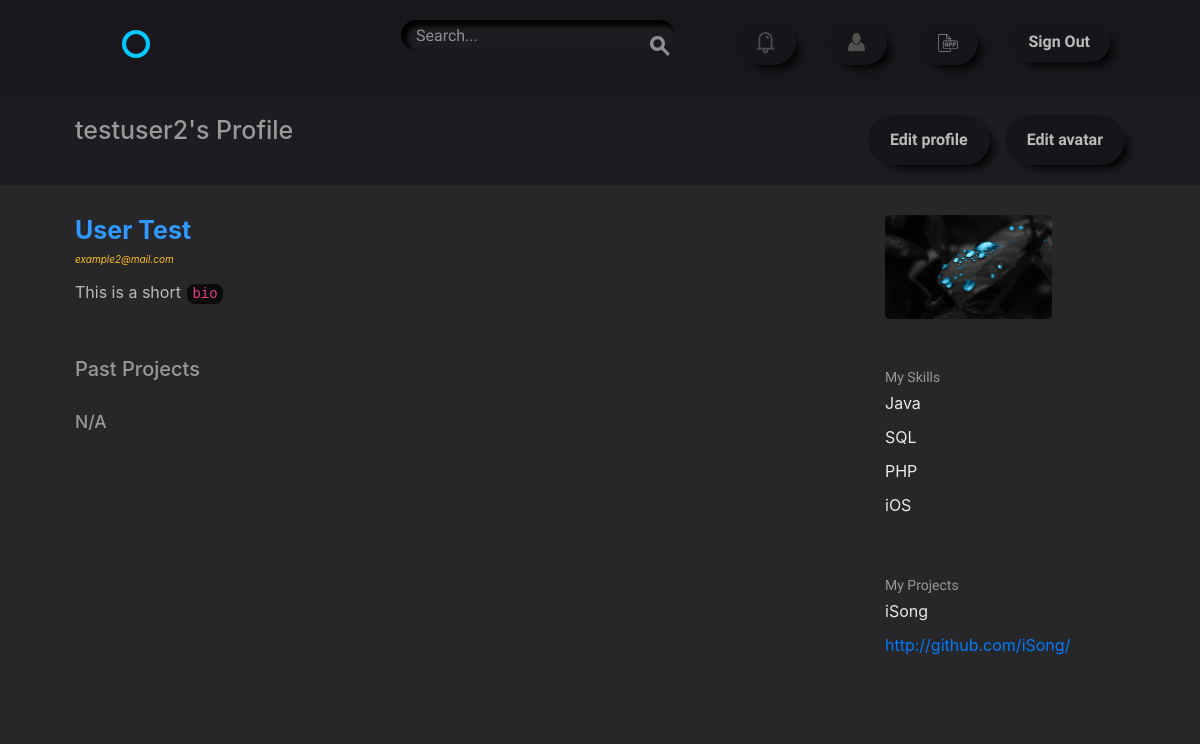
/accounts/profile/8/ (signed in), run on the app's committed database.
### accounts/models.py (models this page shows, shortened)
class User(AbstractBaseUser, PermissionsMixin):
    username = models.CharField(max_length=50, unique=True)
    email = models.EmailField(unique=True)
    first_name = models.CharField(max_length=50)
    last_name = models.CharField(max_length=50)
    bio = models.TextField(default='')
    avatar = models.ImageField(upload_to='./user_avatar', blank=True)
    date_joined = models.DateTimeField(default=timezone.now)
    is_active = models.BooleanField(default=False)
    is_staff = models.BooleanField(default=False)
    objects = UserManager()
    USERNAME_FIELD = "email"
    REQUIRED_FIELDS = ['username']
    @property
    def full_name(self):
        return '{} {}'.format(self.first_name, self.last_name)
    def __str__(self):
        return self.username

class Skill(models.Model):
    user = models.ForeignKey(User, default='', related_name="profile_skills")
    name = models.CharField(max_length=50)
    def __str__(self):
        return self.name

class MyProject(models.Model):
    user = models.ForeignKey(settings.AUTH_USER_MODEL,
                             related_name='my_projects',
                             on_delete=models.CASCADE)
    name = models.CharField(max_length=200)
    url = models.URLField()

### accounts/views.py (the view)
# urls.py: url(r"profile/(?P<pk>\d+)/$", views.UserProfileView.as_view(),
class UserProfileView(PrM, TemplateView):
    template_name = "accounts/profile.html"
    context_object_name = "profile"
    prefetch_related = ['profile_skills', 'my_projects', 'projects', 'positions']
    def get(self, request, **kwargs):
        pk = kwargs.get('pk')
        profile = get_object_or_404(models.User, pk=pk)
        kwargs['profile'] = profile
        return super().get(request, **kwargs)
    def get_context_data(self, **kwargs):
        context = super().get_context_data(**kwargs)
        context['skills'] = context['profile'].profile_skills.all()
        context['my_projects'] = context['profile'].my_projects.all()
        context['past_projects'] = context['profile'].projects.all()
        return context

### projects/templatetags/extra_tags.py (called while the page is built)
@register.filter('mark_down')
def mark_down(text):
    html_body = markdown2.markdown(text)
    return mark_safe(html_body)

### accounts/templates/accounts/profile.html (shortened to what this page needs)
{% extends "layout.html" %}
{% load extra_tags %}
{% load static %}
{% block content %}
{% if user.is_authenticated and request.user == profile %}
<div class="circle--actions--bar action-bar">
    <div class="container">
        <div class="grid-100 d-flex justify-content-between">
            <div class="circle--fluid--cell circle--fluid--primary d-flex justify-content-between">
                <h1>{{ profile }}'s Profile</h1>
            </div>
            <div class="circle--fluid--cell circle--fluid--secondary d-flex justify-content-between">
                <a class="button nav_button" href="{% url 'accounts:profile_edit' %}">Edit profile</a>
                <a href="{% url 'accounts:avatar_edit' %}" class="button nav_button ml-4">Edit avatar</a>
            </div>
        </div>
    </div>
</div>
{% endif %}
<div class="bounds circle--page">
    <div class="grid-70">
        <div class="circle--article--body">
            <div class="d-flex justify-content-start">
                <h1 class="my-color"><strong>{{ profile.full_name }}</strong></h1>
            </div>
            <i class="user-info">{{ profile.email }}</i>
            <p>{{ profile.bio|mark_down }}</p>
        </div>
        <h2>Past Projects</h2>
        <table class="u-full-width circle--table">
            <tbody>
                {% if past_projects %}
                    {% for pro in past_projects %}
                        <tr class="clickable-row" data-href="project.html">
                            <td><h3 class="my-button">{{ pro }}</h3></td>
                        </tr>
                    {% endfor %}
                {% else %}
                    <tr><td><h3>N/A</h3></td></tr>
                {% endif %}
            </tbody>
        </table>
    </div>
    <div class="grid-25 grid-push-5">
        <div class="circle--secondary--module">
            <div class="card pr-auto" style="max-width: 167px;">
            {% if profile.avatar %}
                <img class="card-img-top" src="{{ profile.avatar.url }}" alt="Card image cap">
            {% else %}
                <img class="card-img-top" src="{% static 'images/avatar.png' %}"
                     alt="Card image cap" height="220px" style="max-width: 167px;">
            {% endif %}
            </div>
        </div>
        <div class="circle--secondary--module">
            <h4>My Skills</h4>
            <ul class="circle--link--list">
                {% if skills %}
                    {% for skill in skills %}
                    <li>{{ skill }}</li>
                    {% endfor %}
                {% endif %}
            </ul>
        </div>
        <div class="circle--secondary--module">
            <h4>My Projects</h4>
            <ul class="circle--link--list">
                {% if my_projects %}
                    {% for project in my_projects %}
                        <li>{{ project.name }}</li>
                        <li><a href="{{ project.url }}">{{ project.url }}</a></li>
                    {% endfor %}
                {% endif %}
            </ul>
        </div>
    </div>
</div>
{% endblock %}

### assets/css/global.css (style rules this page uses)
html { font-family: sans-serif; -ms-text-size-adjust: 100%; -webkit-text-size-adjust: 100%; }
body { margin: 0; }
a { background-color: transparent; }
b, strong { font-weight: bold; }
h1 { font-size: 2em; margin: 0.67em 0; }
img { border: 0; }
code, kbd, pre, samp { font-family: monospace, monospace; font-size: 1em; }
table { border-collapse: collapse; border-spacing: 0; }
td, th { padding: 0; }
html { font-size: 62.5%; }
body { font-size: 1.5em; line-height: 1.6; font-weight: 400; font-family: "Cousine"; color: #666; }
.bounds { max-width: 1080px; margin: 0 auto; }
.grid, .grid-5, .grid-10, .grid-15, .grid-20, .grid-25, .grid-30, .grid-33, .grid-35, .grid-40, .grid-45, .grid-50, .grid-55, .grid-60, .grid-65, .grid-66, .grid-70, .grid-75, .grid-80, .grid-90, .grid-95, .grid-100 { float: left; box-sizing: border-box; position: relative; }
.grid-push-5 { left: 5%; }
.grid-25 { width: 25%; padding: 0 15px; }
.grid-70 { width: 70%; padding: 0 15px; }
.grid-100 { width: 100%; padding: 0 15px; }
h1, h2, h3, h4, h5, h6 { margin-top: 0; margin-bottom: 2rem; font-weight: bold; font-family: "Work Sans", sans-serif; color: #222; }
h1 { font-size: 3.8rem; }
h2 { font-size: 2.4rem; }
h3 { font-size: 1.8rem; }
h4 { font-size: 1.6rem; }
@media (min-width: 550px) { h1 { font-size: 3.8rem; } }
@media (min-width: 550px) { h2 { font-size: 2.4rem; } }
@media (min-width: 550px) { h3 { font-size: 1.8rem; } }
@media (min-width: 550px) { h4 { font-size: 1.6rem; } }
p { margin-top: 0; font-size: 1.6rem; }
a { color: #689b98; -webkit-transition: color 0.2s; -moz-transition: color 0.2s; -ms-transition: color 0.2s; -o-transition: color 0.2s; transition: color 0.2s; }
.button, button, input[type="submit"], input[type="reset"], input[type="button"] { font-family: "Work Sans", sans-serif; font-size: 1.6rem; padding: 18px 30px; border: 0; margin-right: 10px; border-radius: 8px; font-weight: bold; display: inline-block; white-space: nowrap; box-sizing: border-box; line-height: 1; text-decoration: none; color: #689b98; background: none; box-shadow: 0 0 0 2px #689b98 inset; position: relative; -webkit-transition: 0.2s; -moz-transition: 0.2s; -ms-transition: 0.2s; -o-transition: 0.2s; transition: 0.2s; }
.button { cursor: pointer; }
ul { list-style: circle inside; }
ul { padding-left: 0; margin-top: 0; }
li { margin-bottom: 1rem; font-size: 1.6rem; }
code { padding: 0.2rem 0.5rem; margin: 0 0.2rem; font-size: 90%; white-space: nowrap; background: #F1F1F1; border: 1px solid #e1e1e1; border-radius: 8px; }
th, td { padding: 15px; text-align: left; border-bottom: 1px solid #e1e1e1; }
th:first-child, td:first-child { padding-left: 0; }
th:last-child, td:last-child { padding-right: 0; }
button, .button { margin-bottom: 1rem; }
pre, blockquote, dl, figure, table, p, ul, ol, form { margin-bottom: 2.5rem; }
.circle--link--list { list-style-type: none; }
.circle--link--list a { text-decoration: none; }
.circle--table { width: 100%; }
.circle--table h1, .circle--table h2, .circle--table h3, .circle--table h4, .circle--table h5, .circle--table h6 { margin: 0; }
.circle--table th, .circle--table td { line-height: 1; }
.circle--table td { padding: 25px 0; }
.circle--fluid--cell { display: table-cell; padding: 0 15px; vertical-align: middle; box-sizing: border-box; }
.circle--fluid--cell .button { margin: 0; }
.circle--fluid--primary { width: 100%; }
.circle--fluid--secondary { text-align: right; }
.circle--secondary--module { margin-bottom: 50px; }
.circle--secondary--module:before, .circle--secondary--module:after { content: " "; display: table; }
.circle--secondary--module:after { clear: both; }
.circle--secondary--module > h1, .circle--secondary--module > h2, .circle--secondary--module > h3, .circle--secondary--module > h4, .circle--secondary--module > h5, .circle--secondary--module > h6 { font-family: "Cousine"; color: rgba(34, 34, 34, 0.3); font-size: 1.4rem; font-weight: normal; }
.circle--page { margin-bottom: 100px; }
.circle--page:before, .circle--page:after { content: " "; display: table; }
.circle--page:after { clear: both; }
.circle--article--body { line-height: 1.8; margin-bottom: 50px; }
.circle--actions--bar { margin: -30px 0 30px; background: #f9f9f9; padding: 20px 0; }
.circle--actions--bar:before, .circle--actions--bar:after { content: " "; display: table; }
.circle--actions--bar:after { clear: both; }
.circle--actions--bar .button { margin-bottom: 0; }

### data on the page
User: username "testuser2", full_name "User Test", email "example2@mail.com", bio|mark_down "This is a short bio", avatar (picture)
Skill: name "Java"
Skill: name "SQL"
Skill: name "PHP"
Skill: name "iOS"
MyProject: name "iSong", url "http://github.com/iSong/"
